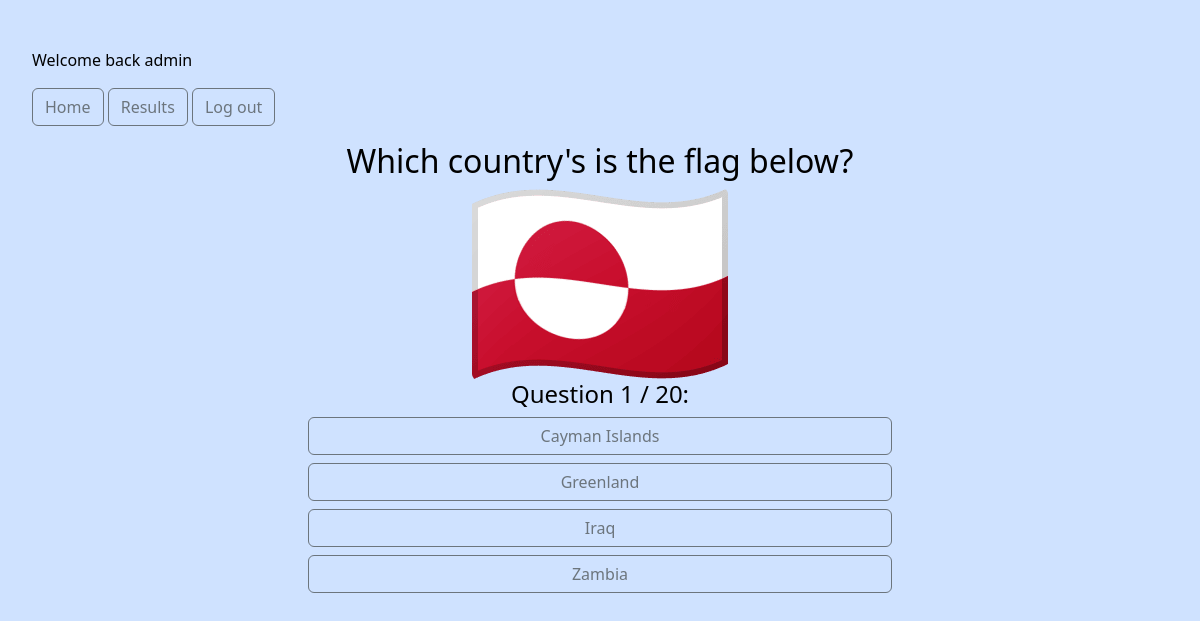
The app's page /home/ (signed in) with its own data.
### flags/models.py (models this page shows)
class FlagData(models.Model):
    full_name = models.CharField(('full_name'), max_length=100)
    short_name = models.CharField(('short_name'), max_length=2, primary_key=True)
    flag_img = models.ImageField(upload_to="images/", blank=True)

### flags/views.py (the view, shortened to what this page needs)
# urls.py: path('home/', views.list_answers, name='home'),
def list_answers(request):
    answer_variants = AnswerVariants()
    correct_answer = answer_variants.correct_answer_add()
    all_variants = answer_variants.prompt_answer_add()
    user_score = request.session.get('user_score', 0)
    answered_questions = request.session.get('answered_questions', 0)
    message = None
    return render(request, 'home.html', {
                        'correct_answer': correct_answer,
                        'all_variants': all_variants,
                        'message': message,
                        'user_score': user_score,
                        'answered_questions': answered_questions + 1})

### flags/utils_temp.py (called while the page is built)
    def correct_answer_add(self):
        self.answer = random.choice(FlagData.objects.all())
        self.all_variants_list.append(self.answer)
        return self.answer

    def prompt_answer_add(self):
        for _ in range(3):
            self.prompt = random.choice(FlagData.objects.all())
            self.all_variants_list.append(self.prompt)
            sorted_flags = sorted(self.all_variants_list, key=lambda x: x.full_name)
        return sorted_flags

### flags/templates/home.html (shortened to what this page needs)
{% extends 'base.html' %}
{% block content %}
<div class="bg-primary-subtle">
{% if answered_questions < 21 %}
    <h2 class="text-center">Which country's is the flag below?</h1>
    <img src="{{correct_answer.flag_img.url}}" class="rounded mx-auto d-block" alt="{{correct_answer.flag_img.url}}">
    <h4 class="text-center">Question {{ answered_questions }} / 20:</h4>
    <form action="{% url 'home' %}" method="POST">
        <div class="btn-group-horizontal d-grid gap-2 col-6 mx-auto">
            {% for answer in all_variants %}
                <button class="btn btn-outline-secondary" type="submit" name="selected_answer" value="{{answer.full_name}}">{{answer.full_name}}</button>
            {% endfor %}
        </div>
    </form>
{% endif %}
</div>
{% endblock content %}

### flags/templates/base.html (shortened to what this page needs)
<!DOCTYPE html>
<html lang="en">
<head>
    <link rel="stylesheet" href="https://cdn.jsdelivr.net/npm/bootstrap@5.3.2/dist/css/bootstrap.min.css">
</head>
<body class="text-bg-light p-3 bg-primary-subtle">
    <div class="text-bg-light p-3 bg-primary-subtle">
        <nav class="navbar navbar-expand-lg bg-primary-subtle gap-2 d-flex justify-content-center"></nav>
        {% if user.is_authenticated %}
        <p class="navbar-brand bg-primary-subtle">Welcome back {{user}}</p>
            <a class="navbar-light btn btn-outline-secondary" href="{% url 'home' %}">Home</a>
            <a class="navbar-light btn btn-outline-secondary" href="{% url 'results' %}">Results</a>
            <a class="navbar-light btn btn-outline-secondary" href="{% url 'logout_user' %}">Log out</a>
            {% else %}
            <a class="navbar-light btn btn-outline-secondary" href="{% url 'index' %}">Home</a>
            <a class="navbar-light btn btn-outline-secondary" href="{% url 'register' %}">Sign In</a>
            <a class="navbar-light btn btn-outline-secondary" href="{% url 'login_user' %}">Login</a>
            {% endif %}
    </div>
    {% block content %}
    {% endblock content %}
</body>
</html>

### records on screen
FlagData: flag_img (picture), full_name "Greenland"
FlagData: full_name "Cayman Islands"
FlagData: full_name "Iraq"
FlagData: full_name "Zambia"

### other values on screen
{{ user }} "admin"
{{ answered_questions }} "1"
